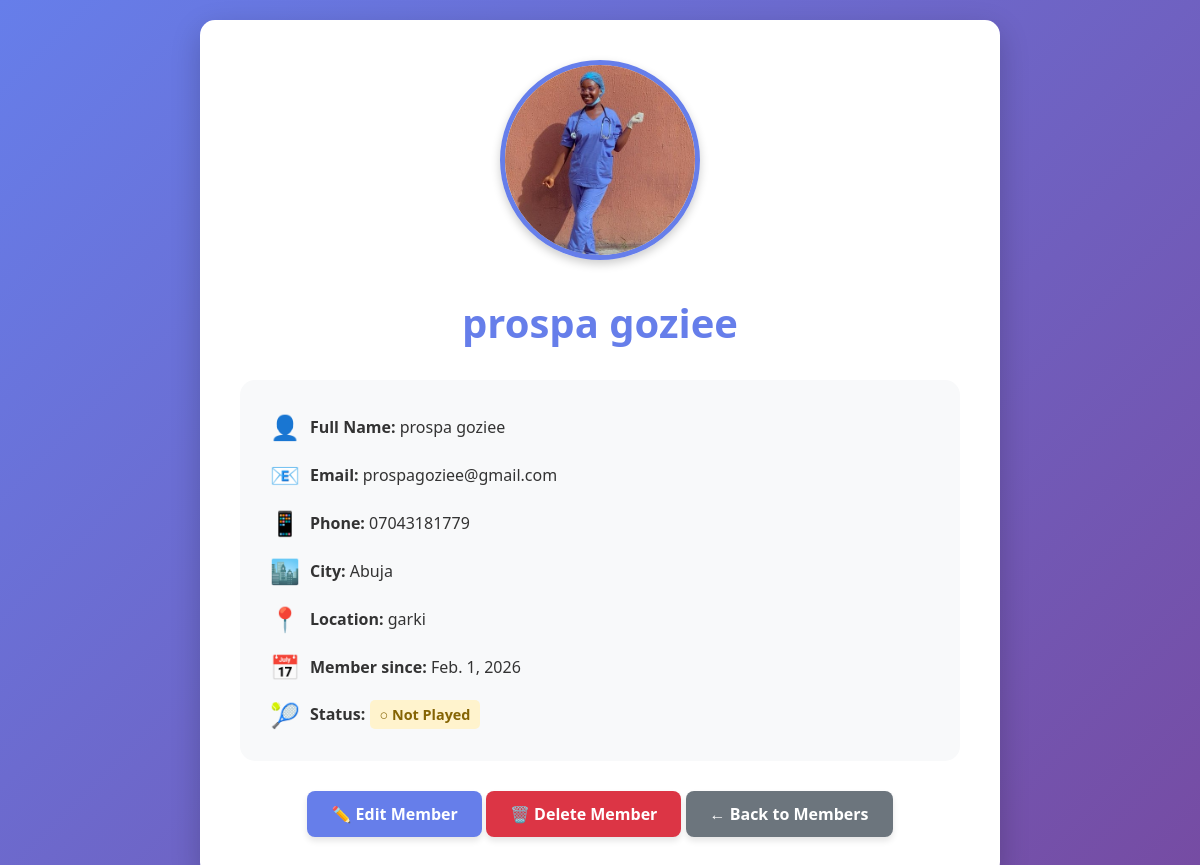
/member/prospa-goziee-abuja/, run on the app's committed database.
### club/models.py (models this page shows, shortened)
class Names(models.Model):
   class Status(models.TextChoices):
      NOT_PLAYED = "NPL", "Not_Played"
      PLAYED = "PL", "Played"
   firstname = models.CharField(max_length=250, default='Unknown')
   lastname = models.CharField(max_length=250, default='Member')
   phoneNumber = models.CharField(max_length=15, default='000-000-0000')
   email = models.EmailField(unique=True, blank=True, null=True)
   slug = models.SlugField(max_length=500, unique=True, blank=True)
   city = models.CharField(max_length=250, default='Not specified')
   location = models.CharField(max_length=250, default='Not specified')
   date_joined = models.DateField(auto_now_add=True) #(auto_now_add=True) adds the date when an object is created
   date_updated = models.DateField(null=True) # (auto_now=True) updates the date when object is updated
   date_started = models.DateField(default=timezone.now) #(db_default=Now()) uses db computed value for the date, same purpose as doing the (default=timezone.now)
   status = models.CharField(
      max_length=4,
      choices=Status,
      default=Status.NOT_PLAYED
   )
   profile_picture = models.ImageField(
       upload_to=member_profile_picture_path,
       validators=[validate_image_file],
       blank=True,
       null=True,
       help_text='Upload a profile picture (JPG, PNG, GIF, WEBP - Max 5MB)'
   )
   class Metadata:
      ordering = ['-date_joined']
   def get_absolute_url(self):
      return reverse('club:member-detail', kwargs={'slug': self.slug})
   def get_profile_picture_url(self):
      if self.profile_picture and hasattr(self.profile_picture, 'url'):
         return self.profile_picture.url
      return '/static/club/images/default_avatar.svg'

### club/views.py (the view)
# urls.py: path('member/<slug:slug>/', views.details, name='member-detail'),
def details(request, slug):
    mymember = get_object_or_404(Names, slug=slug)
    return render(request, 'details.html', {'mymember': mymember})

### club/templates/details.html (shortened to what this page needs)
{% extends "base.html" %}
{% block content %}
<div class="detail-container">
    <div class="profile-picture-section">
        <img src="{{ mymember.get_profile_picture_url }}"
             alt="{{ mymember.firstname }} {{ mymember.lastname }}"
             class="profile-picture-large">
    </div>
    <h1 class="detail-title">{{ mymember.firstname }} {{ mymember.lastname }}</h1>
    <div class="info-box">
        <div class="info-grid">
            <div class="info-item">
                <span class="info-icon">👤</span>
                <div>
                    <strong>Full Name:</strong> {{ mymember.firstname }} {{ mymember.lastname }}
                </div>
            </div>
            <div class="info-item">
                <span class="info-icon">📧</span>
                <div>
                    <strong>Email:</strong> {{ mymember.email }}
                </div>
            </div>
            <div class="info-item">
                <span class="info-icon">📱</span>
                <div>
                    <strong>Phone:</strong> {{ mymember.phoneNumber }}
                </div>
            </div>
            <div class="info-item">
                <span class="info-icon">🏙️</span>
                <div>
                    <strong>City:</strong> {{ mymember.city }}
                </div>
            </div>
            <div class="info-item">
                <span class="info-icon">📍</span>
                <div>
                    <strong>Location:</strong> {{ mymember.location }}
                </div>
            </div>
            {% if mymember.date_joined %}
            <div class="info-item">
                <span class="info-icon">📅</span>
                <div>
                    <strong>Member since:</strong> {{ mymember.date_joined }}
                </div>
            </div>
            {% endif %}
            <div class="info-item">
                <span class="info-icon">🎾</span>
                <div>
                    <strong>Status:</strong>
                    {% if mymember.status == 'PL' %}
                        <span class="status-badge status-played">✓ Played</span>
                    {% else %}
                        <span class="status-badge status-not-played">○ Not Played</span>
                    {% endif %}
                </div>
            </div>
        </div>
    </div>
    <div class="text-center mt-3">
        <a href="{% url 'club:edit-member' mymember.slug %}" class="btn">✏️ Edit Member</a>
        <a href="{% url 'club:delete-member' mymember.slug %}" class="btn" style="background: #dc3545;">🗑️ Delete Member</a>
        <a href="{% url 'club:members' %}" class="btn btn-secondary">← Back to Members</a>
    </div>
</div>
{% endblock %}

### club/static/club/css/style.css (style rules this page uses)
* { margin: 0; padding: 0; box-sizing: border-box; }
body { font-family: 'Segoe UI', Tahoma, Geneva, Verdana, sans-serif; background: linear-gradient(135deg, #667eea 0%, #764ba2 100%); min-height: 100vh; padding: 20px; color: #333; }
h1 { text-align: center; color: white; margin-bottom: 20px; font-size: 2.5rem; text-shadow: 2px 2px 4px rgba(0,0,0,0.2); }
a { color: #667eea; text-decoration: none; transition: all 0.3s ease; }
.btn { display: inline-block; background: #667eea; color: white; padding: 12px 24px; text-decoration: none; border-radius: 8px; transition: all 0.3s ease; font-weight: 600; box-shadow: 0 4px 6px rgba(0,0,0,0.1); border: none; cursor: pointer; font-size: 1rem; }
.btn-secondary { background: #6c757d; }
.info-box { background: #f8f9fa; padding: 30px; border-radius: 15px; margin: 20px 0; }
.info-grid { display: grid; gap: 15px; }
.info-item { display: flex; align-items: center; gap: 10px; }
.info-icon { font-size: 1.5rem; }
.detail-container { max-width: 800px; margin: 0 auto; background: white; padding: 40px; border-radius: 15px; box-shadow: 0 10px 30px rgba(0,0,0,0.2); }
.detail-title { color: #667eea; text-shadow: none; margin-bottom: 30px; }
.status-badge { display: inline-block; padding: 5px 10px; border-radius: 5px; font-size: 0.9rem; font-weight: 600; }
.status-not-played { background: #fff3cd; color: #856404; }
.text-center { text-align: center; }
.mt-3 { margin-top: 30px; }
.profile-picture-section { text-align: center; margin-bottom: 30px; }
.profile-picture-large { width: 200px; height: 200px; border-radius: 50%; object-fit: cover; border: 5px solid #667eea; box-shadow: 0 4px 10px rgba(0,0,0,0.2); transition: transform 0.3s ease; }

### data on the page
Names: get_profile_picture_url (picture), firstname "prospa", lastname "goziee", email "prospagoziee@gmail.com", phoneNumber "07043181779", city "Abuja", location "garki", date_joined "Feb. 1, 2026"
